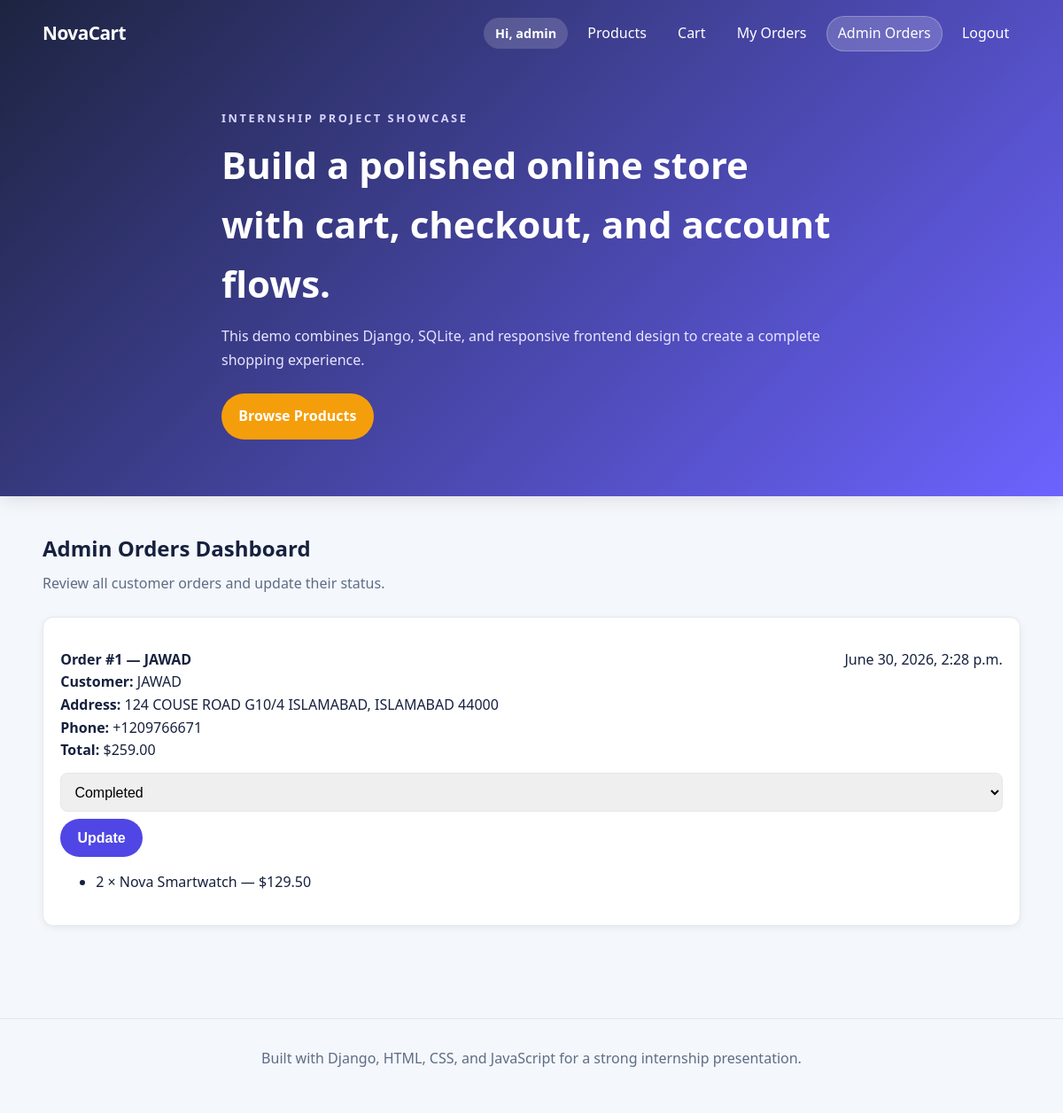
Page /admin-orders/ (signed in) on the committed database.
### shop/models.py (models this page shows, shortened)
class Order(models.Model):
    STATUS_CHOICES = [
        ('Pending', 'Pending'),
        ('Placed', 'Placed'),
        ('Completed', 'Completed'),
    ]
    user = models.ForeignKey(settings.AUTH_USER_MODEL, on_delete=models.SET_NULL, null=True, blank=True)
    customer_name = models.CharField(max_length=200)
    address = models.TextField()
    city = models.CharField(max_length=100)
    zip_code = models.CharField(max_length=20)
    phone = models.CharField(max_length=20)
    total = models.DecimalField(max_digits=10, decimal_places=2, default=Decimal('0.00'))
    status = models.CharField(max_length=20, choices=STATUS_CHOICES, default='Pending')
    created_at = models.DateTimeField(auto_now_add=True)
    class Meta:
        ordering = ['-created_at']

class OrderItem(models.Model):
    order = models.ForeignKey(Order, related_name='items', on_delete=models.CASCADE)
    product = models.ForeignKey(Product, on_delete=models.SET_NULL, null=True, blank=True)
    quantity = models.PositiveIntegerField(default=1)
    price = models.DecimalField(max_digits=8, decimal_places=2)

class Product(models.Model):
    name = models.CharField(max_length=200)
    description = models.TextField()
    price = models.DecimalField(max_digits=8, decimal_places=2)
    category = models.CharField(max_length=50, default='General')
    stock = models.PositiveIntegerField(default=10)
    created_at = models.DateTimeField(auto_now_add=True)
    class Meta:
        ordering = ['name']

### shop/views.py (the view, shortened to what this page needs)
# urls.py: path('admin-orders/', views.admin_orders, name='admin_orders'),
@user_passes_test(lambda user: user.is_staff)
def admin_orders(request):
    orders = Order.objects.all().prefetch_related('items__product').order_by('-created_at')
    return render(request, 'shop/admin_orders.html', {'orders': orders})

### shop/templates/shop/admin_orders.html (shortened to what this page needs)
{% extends 'shop/base.html' %}
{% block content %}
    <section class="section">
        <div class="section-title">
            <h2>Admin Orders Dashboard</h2>
            <p>Review all customer orders and update their status.</p>
        </div>
        {% if orders %}
            {% for order in orders %}
                <article class="card" style="margin-bottom: 1rem;">
                    <div class="card-footer">
                        <strong>Order #{{ order.id }} — {{ order.customer_name }}</strong>
                        <span>{{ order.created_at }}</span>
                    </div>
                    <p><strong>Customer:</strong> {{ order.customer_name }}</p>
                    <p><strong>Address:</strong> {{ order.address }}, {{ order.city }} {{ order.zip_code }}</p>
                    <p><strong>Phone:</strong> {{ order.phone }}</p>
                    <p><strong>Total:</strong> ${{ order.total }}</p>
                    <form method="post" class="qty-form" style="margin-top: 0.8rem;">
                        <select name="status">
                            {% for value, label in order.STATUS_CHOICES %}
                                <option value="{{ value }}" {% if order.status == value %}selected{% endif %}>{{ value }}</option>
                            {% endfor %}
                        </select>
                        <button class="btn btn-secondary" type="submit">Update</button>
                    </form>
                    <ul>
                        {% for item in order.items.all %}
                            <li>{{ item.quantity }} × {{ item.product.name }} — ${{ item.price }}</li>
                        {% endfor %}
                    </ul>
                </article>
            {% endfor %}
        {% else %}
            <div class="empty-state">
                <p>No orders have been placed yet.</p>
            </div>
        {% endif %}
    </section>
{% endblock %}

### shop/templates/shop/base.html (shortened to what this page needs)
<!DOCTYPE html>
<html lang="en">
<head>
    {% load static %}
    <link rel="stylesheet" href="{% static 'shop/css/style.css' %}">
</head>
<body>
    <header class="hero">
        <nav class="nav container">
            <a class="brand" href="{% url 'home' %}">NovaCart</a>
            <div class="nav-links">
                {% if user.is_authenticated %}
                    <span class="user-pill">Hi, {{ user.username }}</span>
                {% endif %}
                <a class="nav-link{% if request.resolver_match.url_name == 'home' %} active{% endif %}" href="{% url 'home' %}">Products</a>
                <a class="nav-link{% if request.resolver_match.url_name == 'cart' %} active{% endif %}" href="{% url 'cart' %}">Cart</a>
                {% if user.is_authenticated %}
                    <a class="nav-link{% if request.resolver_match.url_name == 'my_orders' %} active{% endif %}" href="{% url 'my_orders' %}">My Orders</a>
                    {% if user.is_staff %}
                        <a class="nav-link{% if request.resolver_match.url_name == 'admin_orders' %} active{% endif %}" href="{% url 'admin_orders' %}">Admin Orders</a>
                    {% endif %}
                    <a class="nav-link{% if request.resolver_match.url_name == 'logout' %} active{% endif %}" href="{% url 'logout' %}">Logout</a>
                {% else %}
                    <a class="nav-link{% if request.resolver_match.url_name == 'login' %} active{% endif %}" href="{% url 'login' %}">Login</a>
                    <a class="nav-link{% if request.resolver_match.url_name == 'register' %} active{% endif %}" href="{% url 'register' %}">Register</a>
                {% endif %}
            </div>
        </nav>
        <div class="container hero-content">
            <div>
                <p class="eyebrow">Internship project showcase</p>
                <h1>Build a polished online store with cart, checkout, and account flows.</h1>
                <p class="hero-text">This demo combines Django, SQLite, and responsive frontend design to create a complete shopping experience.</p>
                <a class="btn" href="#products">Browse Products</a>
            </div>
        </div>
    </header>
    <main class="container">
        {% block content %}{% endblock %}
    </main>
    <footer class="footer">
        <div class="container">
            <p>Built with Django, HTML, CSS, and JavaScript for a strong internship presentation.</p>
        </div>
    </footer>
</body>
</html>

### shop/static/shop/css/style.css (style rules this page uses)
:root { color-scheme: light; --bg: #f4f7fb; --card: #ffffff; --text: #16213e; --muted: #5e6c85; --primary: #6c63ff; --primary-dark: #4f46e5; --accent: #f59e0b; --border: #e3e8f0; --success: #10b981; --error: #ef4444; }
* { box-sizing: border-box; }
html { scroll-behavior: smooth; }
body { margin: 0; font-family: 'Segoe UI', -apple-system, BlinkMacSystemFont, Arial, sans-serif; background: var(--bg); color: var(--text); line-height: 1.6; }
a { color: inherit; text-decoration: none; }
.container { width: min(1120px, 92vw); margin: 0 auto; }
.hero { background: linear-gradient(135deg, #1d2440, #6c63ff); color: white; padding-bottom: 3rem; box-shadow: 0 4px 20px rgba(0, 0, 0, 0.1); }
.nav { display: flex; justify-content: space-between; align-items: center; padding: 1.1rem 0; flex-wrap: wrap; gap: 1rem; }
.brand { font-size: 1.3rem; font-weight: 700; letter-spacing: -0.5px; }
.nav-links { display: flex; gap: 0.6rem; align-items: center; flex-wrap: wrap; }
.nav-link { padding: 0.45rem 0.8rem; border-radius: 999px; transition: all 0.2s ease; }
.nav-link:hover, .nav-link.active { background: rgba(255,255,255,0.18); box-shadow: inset 0 0 0 1px rgba(255,255,255,0.25); }
.user-pill { background: rgba(255,255,255,0.16); padding: 0.4rem 0.8rem; border-radius: 999px; font-size: 0.9rem; font-weight: 600; }
.hero-content { padding: 3rem 0 1rem; max-width: 700px; }
.eyebrow { text-transform: uppercase; letter-spacing: 0.2em; font-size: 0.8rem; color: #d8d4ff; font-weight: 600; margin: 0; }
.hero h1 { font-size: clamp(2rem, 3.5vw, 3rem); margin: 0.5rem 0 0.8rem; font-weight: 700; }
.hero-text { color: #e7e5ff; line-height: 1.7; margin: 0 0 1.5rem 0; }
.btn { display: inline-block; background: var(--accent); color: white; border: none; padding: 0.8rem 1.2rem; border-radius: 999px; cursor: pointer; font-weight: 600; transition: all 0.3s ease; font-size: 1rem; }
.btn-secondary { background: var(--primary-dark); }
.section { padding: 2.5rem 0; }
.section-title { margin-bottom: 1.5rem; }
.section-title h2 { margin: 0 0 0.5rem 0; }
.section-title p { margin: 0; color: var(--muted); }
.card, .detail-card, .checkout-card, .auth-card { background: var(--card); border: 1px solid var(--border); border-radius: 12px; box-shadow: 0 2px 8px rgba(15, 23, 42, 0.06); padding: 1.2rem; transition: box-shadow 0.3s ease, transform 0.3s ease; }
.card p, .card-footer { margin: 0; }
.card-footer { display: flex; justify-content: space-between; align-items: center; gap: 0.8rem; margin-top: 1rem; }
.qty-form, .cart-form { display: flex; gap: 0.5rem; align-items: center; flex-wrap: wrap; }
input, textarea, select { border: 1px solid var(--border); border-radius: 8px; padding: 0.7rem; width: 100%; font-size: 1rem; transition: border-color 0.3s ease; }
.footer { padding: 2rem 0 3rem; color: var(--muted); text-align: center; border-top: 1px solid var(--border); margin-top: 3rem; }
.footer p { margin: 0; }

### rows in the picture
Order: id "1", customer_name "JAWAD", created_at "June 30, 2026, 2:28 p.m.", address "124 COUSE ROAD G10/4 ISLAMABAD", city "ISLAMABAD", zip_code "44000", phone "+1209766671", total "259.00", status "Completed"
OrderItem: quantity "2", product.name "Nova Smartwatch", price "129.50"

### other values in the picture
{{ user.username }} "admin"
